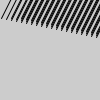
Frame 1 (no input)
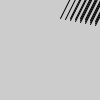
Frame 60 (the mouse pressed at the canvas centre just before this capture)
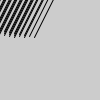
Frame 120 (the mouse held since frame 60 and released just before this capture)

The Processing sketch that drew these frames (run headless with seeded random() and noise(); from frame 60 on, the mouse is pressed at the canvas centre):

// Processing sketch: QuintonNoakes_Sketch2_08
// ── QuintonNoakes_Sketch2_08.pde
int num = 20;
int []dx = new int [num];
int [] dy = new int [num];
void setup (){
  size (100,100);
  for (int i= 0;i < num;i++){
    dx[i] =i*5;
    dy[i]=12+(i+6);
  }
}
void draw(){
  background(204);
  for (int i=0;i < num;i++){
    dx[i]=dx[i]+ 1;
    if (dx[i]>100){
      dx[i]=-100;
    }
    diagonals(dx[i],dy[i]);
    }
  }
  
  void diagonals(int x, int y) {
    line(x, y, x+20, y -40);
    line(x+10, y, x+30, y-40);
    line(x+20,y, x+40, y-40);
  }
   
